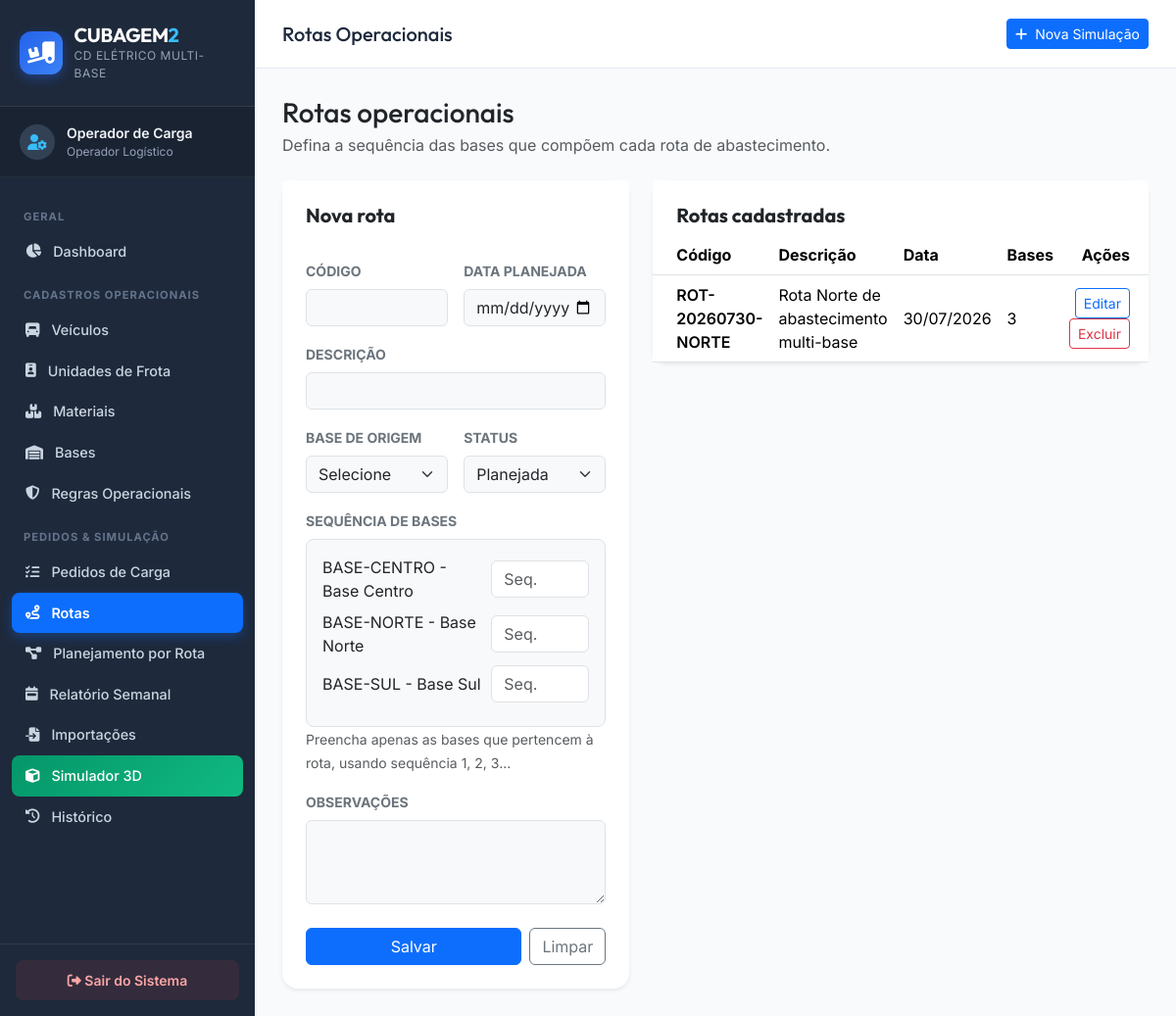
Screenshot of /pages/rotas.php (signed in) with the database file from the repository.
### tables this page shows
CREATE TABLE bases_operacionais (
  id INTEGER PRIMARY KEY AUTOINCREMENT,
  codigo TEXT NOT NULL UNIQUE,
  nome TEXT NOT NULL,
  endereco TEXT NULL,
  ordem_padrao INTEGER DEFAULT 1,
  observacoes TEXT NULL,
  created_at DATETIME DEFAULT CURRENT_TIMESTAMP,
  updated_at DATETIME DEFAULT CURRENT_TIMESTAMP
);

CREATE TABLE rotas (
  id INTEGER PRIMARY KEY AUTOINCREMENT,
  codigo TEXT NOT NULL UNIQUE,
  descricao TEXT NOT NULL,
  data_planejada DATE NULL,
  origem_base_id INTEGER NULL,
  status TEXT DEFAULT 'planejada',
  observacoes TEXT NULL,
  created_at DATETIME DEFAULT CURRENT_TIMESTAMP,
  updated_at DATETIME DEFAULT CURRENT_TIMESTAMP,
  FOREIGN KEY (origem_base_id) REFERENCES bases_operacionais(id) ON DELETE SET NULL
);

### models/BaseOperacional.php (called while the page is built, shortened)
<?php
require_once __DIR__ . '/../config/conexao.php';
class BaseOperacional {
    private PDO $pdo;
    public function __construct() {
        global $pdo;
        $this->pdo = $pdo;
    }
    public function listarTodas(): array {
        $stmt = $this->pdo->query('SELECT * FROM bases_operacionais ORDER BY ordem_padrao ASC, nome ASC');
        return $stmt->fetchAll();
    }
}

### controllers/RotaController.php (called while the page is built, shortened)
<?php
require_once __DIR__ . '/../models/Rota.php';
class RotaController {
    private Rota $model;
    public function __construct() {
        $this->model = new Rota();
    }
    public function listar(): array {
        return $this->model->listarTodas();
    }
}

### models/Rota.php (called while the page is built, shortened)
<?php
require_once __DIR__ . '/../config/conexao.php';
class Rota {
    private PDO $pdo;
    public function __construct() {
        global $pdo;
        $this->pdo = $pdo;
    }
    public function listarTodas(): array {
        $stmt = $this->pdo->query(
            'SELECT r.*, bo.nome AS origem_base_nome,
                    (SELECT COUNT(*) FROM rota_bases rb WHERE rb.rota_id = r.id) AS total_bases
             FROM rotas r
             LEFT JOIN bases_operacionais bo ON bo.id = r.origem_base_id
             ORDER BY CASE WHEN r.data_planejada IS NULL THEN 1 ELSE 0 END ASC, r.data_planejada ASC, r.codigo ASC'
        );
        return $stmt->fetchAll();
    }
}

### pages/rotas.php (the view, shortened to what this page needs)
<?php
require_once __DIR__ . '/../controllers/RotaController.php';
require_once __DIR__ . '/../models/BaseOperacional.php';
require_once __DIR__ . '/../includes/header.php';
require_once __DIR__ . '/../includes/menu.php';
$controller = new RotaController();
$baseModel = new BaseOperacional();
$editando = !empty($_GET['edit']) ? $controller->buscar((int) $_GET['edit']) : null;
$rotas = $controller->listar();
$bases = $baseModel->listarTodas();
$basesSelecionadas = [];
?>
<div class="container-fluid p-0">
    <div class="d-flex justify-content-between align-items-center mb-4">
        <div>
            <h2 class="h3 mb-1 text-dark">Rotas operacionais</h2>
            <p class="text-muted mb-0">Defina a sequência das bases que compõem cada rota de abastecimento.</p>
        </div>
    </div>
    <div class="row g-4">
        <div class="col-lg-5">
            <div class="card border-0 shadow-sm rounded-4">
                <div class="card-header bg-white border-0 pt-4 px-4"><h5 class="fw-bold mb-0"><?= $editando ? 'Editar rota' : 'Nova rota' ?></h5></div>
                <div class="card-body p-4">
                    <form method="post">
                        <div class="row g-3">
                            <div class="col-md-6">
                                <label class="form-label small fw-bold text-secondary">CÓDIGO</label>
                                <input type="text" name="codigo" class="form-control bg-light" value="<?= htmlspecialchars($editando['codigo'] ?? '') ?>" required>
                            </div>
                            <div class="col-md-6">
                                <label class="form-label small fw-bold text-secondary">DATA PLANEJADA</label>
                                <input type="date" name="data_planejada" class="form-control bg-light" value="<?= htmlspecialchars($editando['data_planejada'] ?? '') ?>">
                            </div>
                            <div class="col-12">
                                <label class="form-label small fw-bold text-secondary">DESCRIÇÃO</label>
                                <input type="text" name="descricao" class="form-control bg-light" value="<?= htmlspecialchars($editando['descricao'] ?? '') ?>" required>
                            </div>
                            <div class="col-md-6">
                                <label class="form-label small fw-bold text-secondary">BASE DE ORIGEM</label>
                                <select name="origem_base_id" class="form-select bg-light">
                                    <option value="">Selecione</option>
                                </select>
                            </div>
                            <div class="col-md-6">
                                <label class="form-label small fw-bold text-secondary">STATUS</label>
                                <select name="status" class="form-select bg-light">
                                    <?php foreach (['planejada' => 'Planejada', 'ativa' => 'Ativa', 'encerrada' => 'Encerrada', 'cancelada' => 'Cancelada'] as $valor => $label): ?>
                                        <option value="<?= $valor ?>" <?= ($editando['status'] ?? 'planejada') === $valor ? 'selected' : '' ?>><?= $label ?></option>
                                    <?php endforeach; ?>
                                </select>
                            </div>
                            <div class="col-12">
                                <label class="form-label small fw-bold text-secondary">SEQUÊNCIA DE BASES</label>
                                <div class="border rounded-3 p-3 bg-light">
                                    <?php foreach ($bases as $base): ?>
                                        <div class="d-flex align-items-center gap-2 mb-2">
                                            <div class="flex-grow-1"><?= htmlspecialchars($base['codigo']) ?> - <?= htmlspecialchars($base['nome']) ?></div>
                                            <input type="number" min="0" class="form-control bg-white" name="base_seq[<?= (int) $base['id'] ?>]" value="<?= htmlspecialchars((string) ($basesSelecionadas[(int) $base['id']] ?? '')) ?>" placeholder="Seq." style="max-width: 100px;">
                                        </div>
                                    <?php endforeach; ?>
                                </div>
                                <small class="text-muted">Preencha apenas as bases que pertencem à rota, usando sequência 1, 2, 3...</small>
                            </div>
                            <div class="col-12">
                                <label class="form-label small fw-bold text-secondary">OBSERVAÇÕES</label>
                                <textarea name="observacoes" class="form-control bg-light" rows="3"><?= htmlspecialchars($editando['observacoes'] ?? '') ?></textarea>
                            </div>
                        </div>
                        <div class="d-flex gap-2 mt-4">
                            <button type="submit" class="btn btn-primary flex-fill">Salvar</button>
                            <a href="rotas.php" class="btn btn-outline-secondary">Limpar</a>
                        </div>
                    </form>
                </div>
            </div>
        </div>
        <div class="col-lg-7">
            <div class="card border-0 shadow-sm rounded-4">
                <div class="card-header bg-white border-0 pt-4 px-4"><h5 class="fw-bold mb-0">Rotas cadastradas</h5></div>
                <div class="card-body p-0">
                    <div class="table-responsive">
                        <table class="table table-hover align-middle mb-0">
                            <thead class="bg-light">
                                <tr>
                                    <th class="ps-4">Código</th>
                                    <th>Descrição</th>
                                    <th>Data</th>
                                    <th>Bases</th>
                                    <th class="pe-4 text-end">Ações</th>
                                </tr>
                            </thead>
                            <tbody>
                                <?php if (empty($rotas)): ?>
                                    <tr><td colspan="5" class="text-center py-4 text-muted">Nenhuma rota cadastrada.</td></tr>
                                <?php else: ?>
                                    <?php foreach ($rotas as $rota): ?>
                                        <tr>
                                            <td class="ps-4 fw-semibold"><?= htmlspecialchars($rota['codigo']) ?></td>
                                            <td><?= htmlspecialchars($rota['descricao']) ?></td>
                                            <td><?= $rota['data_planejada'] ? date('d/m/Y', strtotime($rota['data_planejada'])) : '-' ?></td>
                                            <td><?= (int) $rota['total_bases'] ?></td>
                                            <td class="pe-4 text-end">
                                                <a href="rotas.php?edit=<?= (int) $rota['id'] ?>" class="btn btn-sm btn-outline-primary">Editar</a>
                                                <a href="rotas.php?delete=<?= (int) $rota['id'] ?>" class="btn btn-sm btn-outline-danger" onclick="return confirm('Remover esta rota?')">Excluir</a>
                                            </td>
                                        </tr>
                                    <?php endforeach; ?>
                                <?php endif; ?>
                            </tbody>
                        </table>
                    </div>
                </div>
            </div>
        </div>
    </div>
</div>
<?php require_once __DIR__ . '/../includes/footer.php'; ?>

### assets/css/style.css (style rules this page uses)
:root { --primary-color: #0d6efd; --primary-hover: #0b5ed7; --dark-bg: #0f172a; --sidebar-bg: #1e293b; --sidebar-active: #334155; --card-bg: #ffffff; --border-color: #e2e8f0; --text-primary: #1e293b; --text-secondary: #64748b; --accent-munck: #d97706; --accent-truck: #2563eb; --accent-carreta: #059669; --accent-warning: #f59e0b; --accent-danger: #ef4444; --accent-success: #10b981; --radius-sm: 8px; --radius-md: 12px; --radius-lg: 16px; --shadow-sm: 0 1px 3px rgba(0,0,0,0.1); --shadow-md: 0 4px 6px -1px rgba(0,0,0,0.1), 0 2px 4px -1px rgba(0,0,0,0.06); --shadow-lg: 0 10px 15px -3px rgba(0,0,0,0.1), 0 4px 6px -2px rgba(0,0,0,0.05); }
body { font-family: 'Inter', system-ui, -apple-system, sans-serif; background-color: #f8fafc; color: var(--text-primary); margin: 0; padding: 0; }
h1, h2, h3, h4, h5, h6 { font-family: 'Outfit', 'Inter', sans-serif; font-weight: 700; }

### rows the page displays
bases_operacionais: codigo "BASE-CENTRO", nome "Base Centro"
bases_operacionais: codigo "BASE-NORTE", nome "Base Norte"
bases_operacionais: codigo "BASE-SUL", nome "Base Sul"
rotas: codigo "ROT-20260730-NORTE", descricao "Rota Norte de abastecimento multi-base", data_planejada "30/07/2026", total_bases "3"

### other values shown
$usuarioLogado['nome'] "Operador de Carga"
$usuarioLogado['cargo'] "Operador Logístico"
$pageTitle "Rotas Operacionais"
form field status "Planejada"
